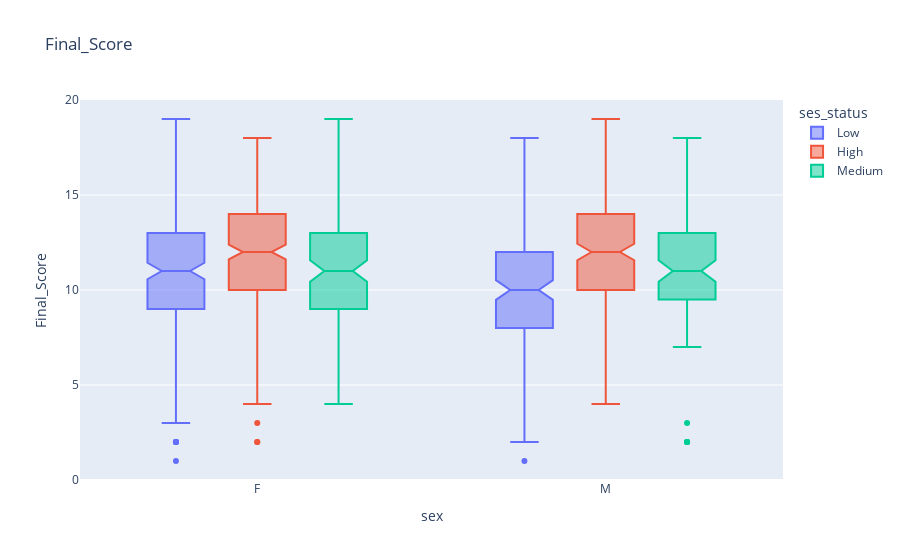

The code cell stored with this chart in its notebook:
### Code cell
fig = px.box(df, x="sex", y="Final_Score", color="ses_status",
             notched=True, # used notched shape
             title="Final_Score",
             #hover_data=["day"] # add day column to hover data
            )
fig.show()

### Figure 1 — Plotly figure (JSON) as saved in the notebook; plotly's stock layout.template omitted (floating-point values rounded to 4 significant figures; data arrays with more than 128 entries replaced by an {"elided": "..."} marker saying what was removed)
{"data": [{"alignmentgroup": "True", "hovertemplate": "ses_status=Low<br>sex=%{x}<br>Final_Score=%{y}<extra></extra>", "legendgroup": "Low", "marker": {"color": "#636efa"}, "name": "Low", "notched": true, "offsetgroup": "Low", "orientation": "v", "showlegend": true, "type": "box", "x": {"elided": "358 str values"}, "x0": " ", "xaxis": "x", "y": {"elided": "358 int values"}, "y0": " ", "yaxis": "y"}, {"alignmentgroup": "True", "hovertemplate": "ses_status=High<br>sex=%{x}<br>Final_Score=%{y}<extra></extra>", "legendgroup": "High", "marker": {"color": "#EF553B"}, "name": "High", "notched": true, "offsetgroup": "High", "orientation": "v", "showlegend": true, "type": "box", "x": {"elided": "468 str values"}, "x0": " ", "xaxis": "x", "y": {"elided": "468 int values"}, "y0": " ", "yaxis": "y"}, {"alignmentgroup": "True", "hovertemplate": "ses_status=Medium<br>sex=%{x}<br>Final_Score=%{y}<extra></extra>", "legendgroup": "Medium", "marker": {"color": "#00cc96"}, "name": "Medium", "notched": true, "offsetgroup": "Medium", "orientation": "v", "showlegend": true, "type": "box", "x": {"elided": "218 str values"}, "x0": " ", "xaxis": "x", "y": {"elided": "218 int values"}, "y0": " ", "yaxis": "y"}], "layout": {"autosize": true, "boxmode": "group", "legend": {"title": {"text": "ses_status"}, "tracegroupgap": 0}, "title": {"text": "Final_Score"}, "xaxis": {"anchor": "y", "autorange": true, "domain": [0, 1], "range": [-0.5058, 1.506], "title": {"text": "sex"}, "type": "category"}, "yaxis": {"anchor": "x", "autorange": true, "domain": [0, 1], "range": [0, 20], "title": {"text": "Final_Score"}, "type": "linear"}}}
